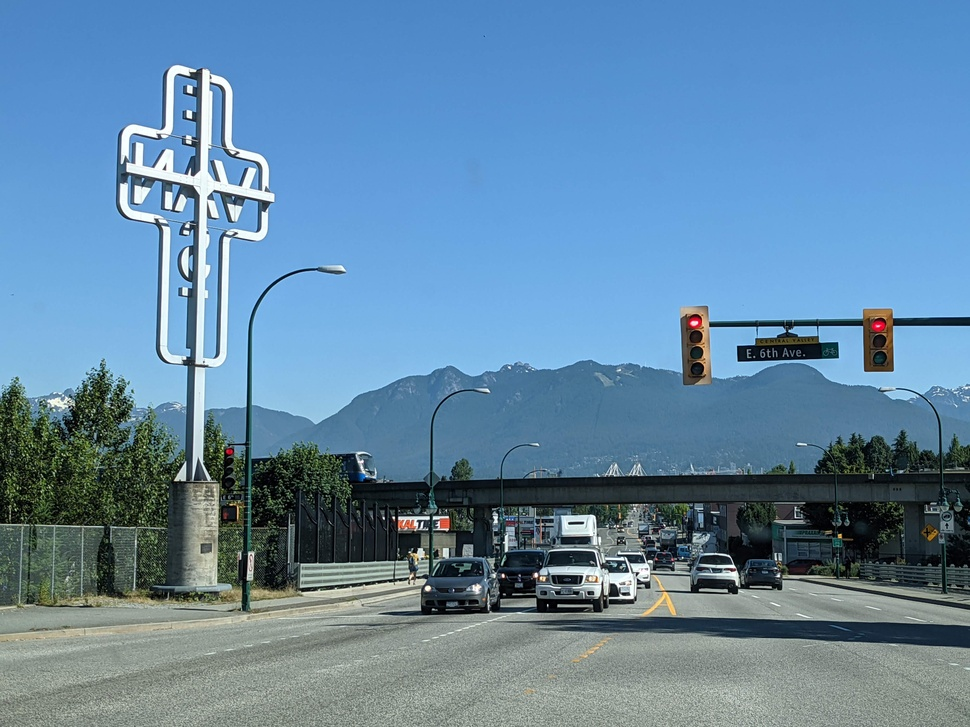
#> input picture EastVan.jpeg, 970 x 727 px, shrunk from 4032 x 3024 before the run
$ python sky.py
#> lines starting #> are read from the running program, lines starting #| are printed output that depends on the picture; after the words box and inside, x2 and y2 are one past the last pixel; in counts of white or black regions, pixels touching at a corner belong together
import cv2
import numpy as np
import matplotlib.pyplot as plt

def combine_masks(color_mask, edge_mask):

    # Invert edge mask to get regions without edges
    inverted_edge_mask = cv2.bitwise_not(edge_mask)

    # Combine masks: retain color_mask areas where there are no strong edges
    combined_mask = cv2.bitwise_and(color_mask, inverted_edge_mask)

    return combined_mask

# Load the image
image_path = 'EastVan.jpeg'
image = cv2.imread(image_path)
#> image is the input picture: shape (727, 970, 3); mean B, G, R 164.4, 135.6, 98.9

# Convert the image to the HSV color space
hsv_image = cv2.cvtColor(image, cv2.COLOR_BGR2HSV)
#> hsv_image: shape (727, 970, 3); mean H, S, V 92.1, 103.4, 167.7

# Apply Gaussian blur to the image before edge detection (adjust kernel size as needed)
blurred_image = cv2.GaussianBlur(hsv_image, (5, 5), 3)
#> blurred_image: shape (727, 970, 3); mean H, S, V 92.1, 103.4, 167.7

# Perform Canny edge detection
edges = cv2.Canny(blurred_image, threshold1=30, threshold2=100)  # Adjust thresholds as needed
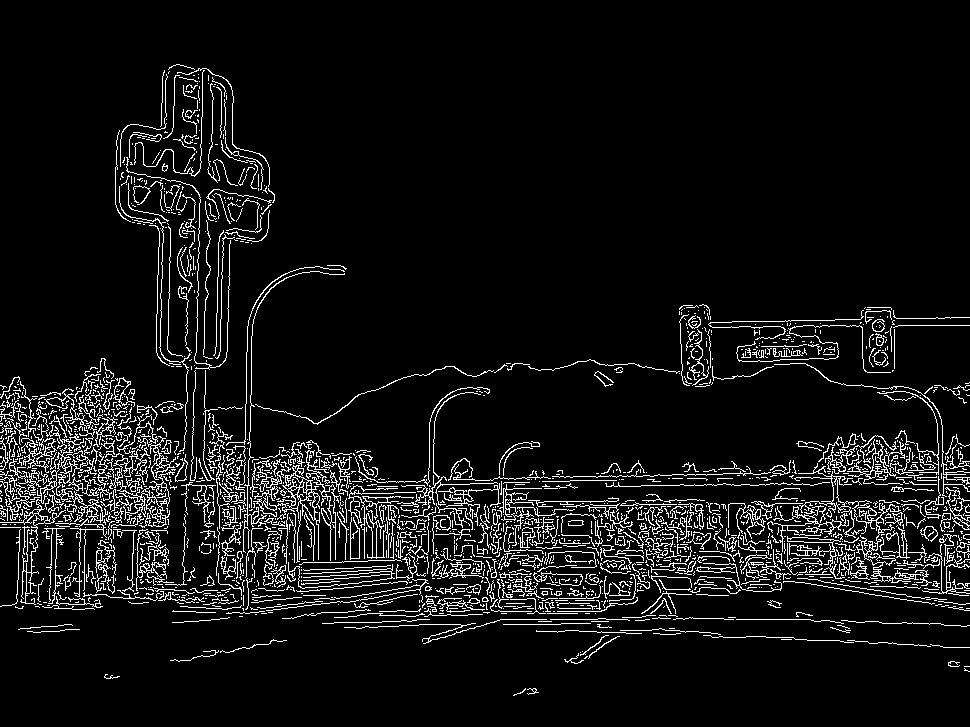
#> edges: shape (727, 970); 7.2% white in thin lines or dots, all inside (x1, y1, x2, y2) = (0, 64, 970, 696)

# Define the range of blue color in HSV
# These values can be adjusted based on the actual blue sky range in the image
lower_blue = np.array([95, 50, 50])
upper_blue = np.array([135, 255, 255])

# Threshold the HSV image to get only blue colors (sky)
mask = cv2.inRange(hsv_image, lower_blue, upper_blue)
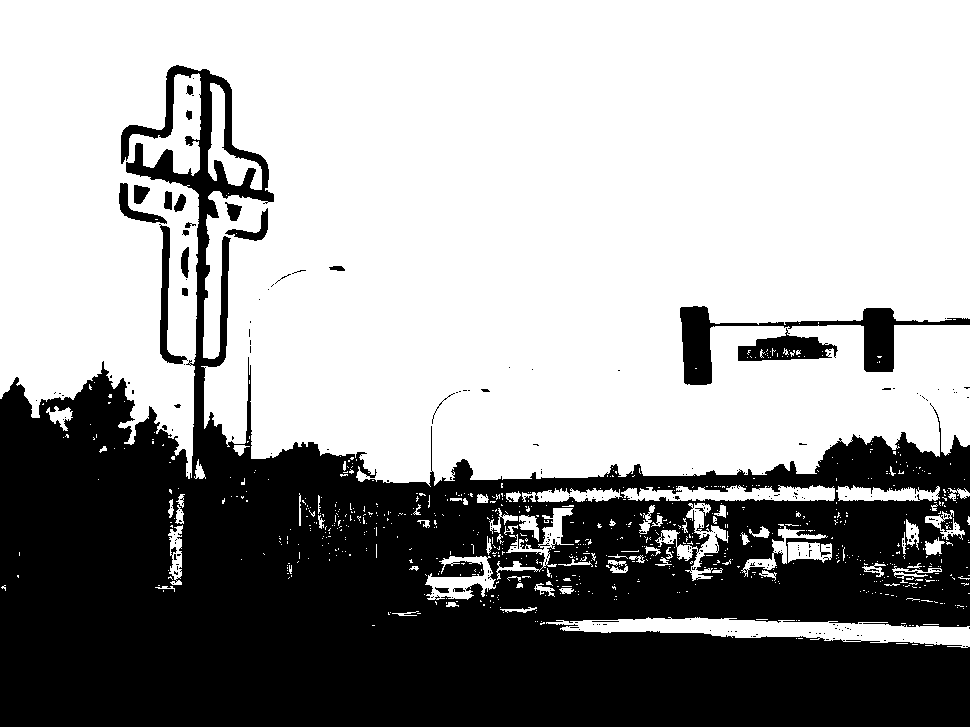
#> mask: shape (727, 970); 62.7% white; 248 black regions (226 under 20 px), largest, box (x1, y1, x2, y2) and area: (0, 65, 970, 727) 252223, (680, 306, 970, 385) 5023, (738, 328, 838, 361) 1747
refined_mask = combine_masks(mask, edges)
#> in combine_masks, `combined_mask = cv2.bitwise_and(color_mask, inverted_edge_mask)`:
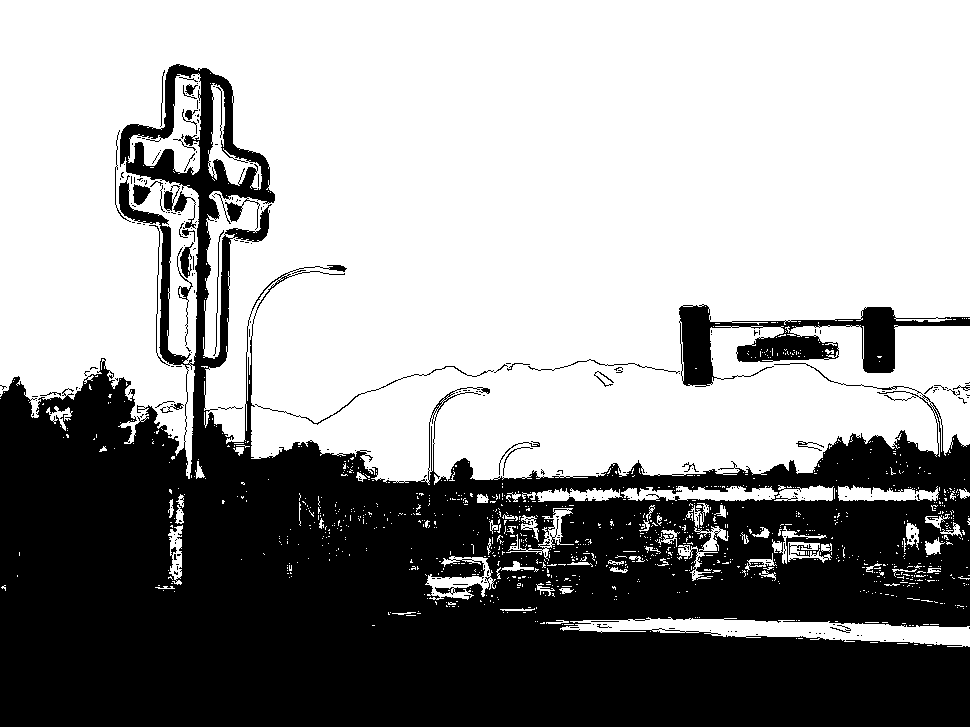
#> combined_mask: shape (727, 970); 61% white; 281 black regions (238 under 20 px), largest, box (x1, y1, x2, y2) and area: (0, 64, 970, 727) 263255, (679, 304, 970, 387) 7864, (255, 366, 494, 425) 299

# Bitwise-AND mask and original image to extract the sky
sky = cv2.bitwise_and(image, image, mask=refined_mask)
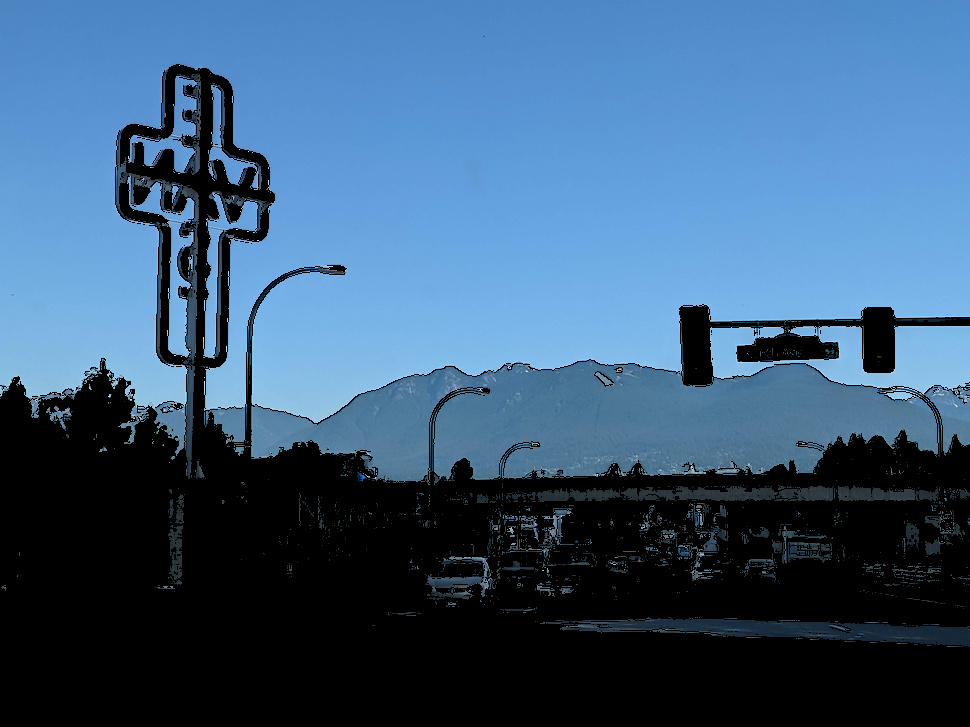
#> sky: shape (727, 970, 3); mean B, G, R 122, 91, 58.3

# Display the original image and the extracted sky
plt.figure(figsize=(12, 6))

plt.subplot(1, 2, 1)
plt.imshow(cv2.cvtColor(image, cv2.COLOR_BGR2RGB))
plt.title('Original Image')
plt.axis('off')

plt.subplot(1, 2, 2)
plt.imshow(cv2.cvtColor(sky, cv2.COLOR_BGR2RGB))
plt.title('Sky Detected')
plt.axis('off')

plt.tight_layout()
plt.show()
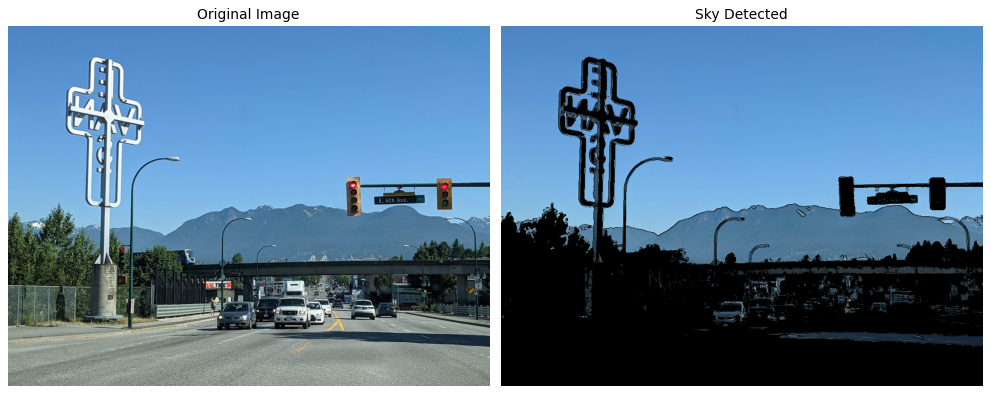
#> figure drawn by matplotlib, 2 panels
